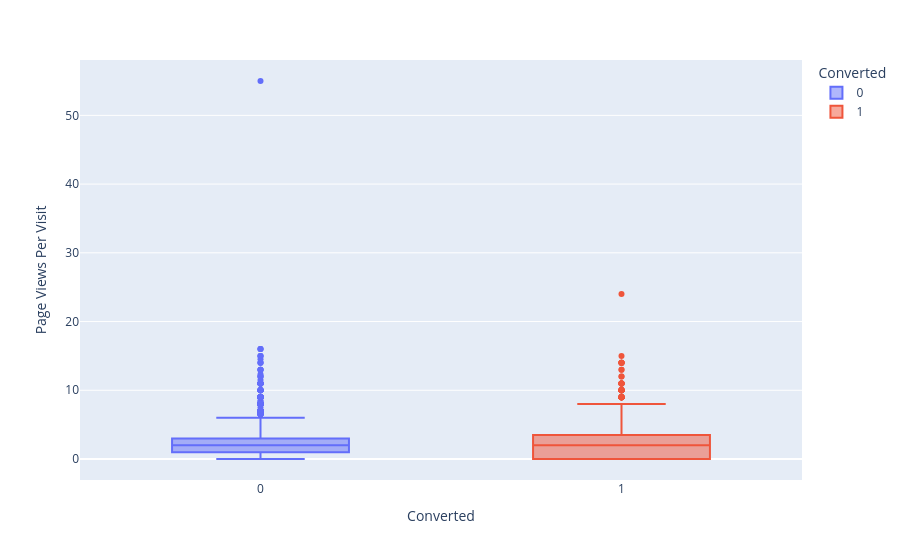

The notebook cell saved with this chart:
### Markdown cell above
### Boxplot Páginas visualizadas por visita com influência da Variável Target
- Não revela algo tão interessante.

### Code cell
px.box(
  df_leads,
  x='Converted',
  y='Page Views Per Visit',
  color='Converted',
)

### Figure 1 — Plotly figure (JSON) as saved in the notebook; plotly's stock layout.template omitted (floating-point values rounded to 4 significant figures; data arrays with more than 128 entries replaced by an {"elided": "..."} marker saying what was removed)
{"data": [{"alignmentgroup": "True", "hovertemplate": "Converted=%{x}<br>Page Views Per Visit=%{y}<extra></extra>", "legendgroup": "0", "marker": {"color": "#636efa"}, "name": "0", "notched": false, "offsetgroup": "0", "orientation": "v", "showlegend": true, "type": "box", "x": {"elided": "5639 int values"}, "x0": " ", "xaxis": "x", "y": {"elided": "5639 float values"}, "y0": " ", "yaxis": "y"}, {"alignmentgroup": "True", "hovertemplate": "Converted=%{x}<br>Page Views Per Visit=%{y}<extra></extra>", "legendgroup": "1", "marker": {"color": "#EF553B"}, "name": "1", "notched": false, "offsetgroup": "1", "orientation": "v", "showlegend": true, "type": "box", "x": {"elided": "3435 int values"}, "x0": " ", "xaxis": "x", "y": {"elided": "3435 float values"}, "y0": " ", "yaxis": "y"}], "layout": {"boxmode": "overlay", "legend": {"title": {"text": "Converted"}, "tracegroupgap": 0}, "margin": {"t": 60}, "xaxis": {"anchor": "y", "categoryarray": [0, 1], "categoryorder": "array", "domain": [0, 1], "title": {"text": "Converted"}}, "yaxis": {"anchor": "x", "domain": [0, 1], "title": {"text": "Page Views Per Visit"}}}}
